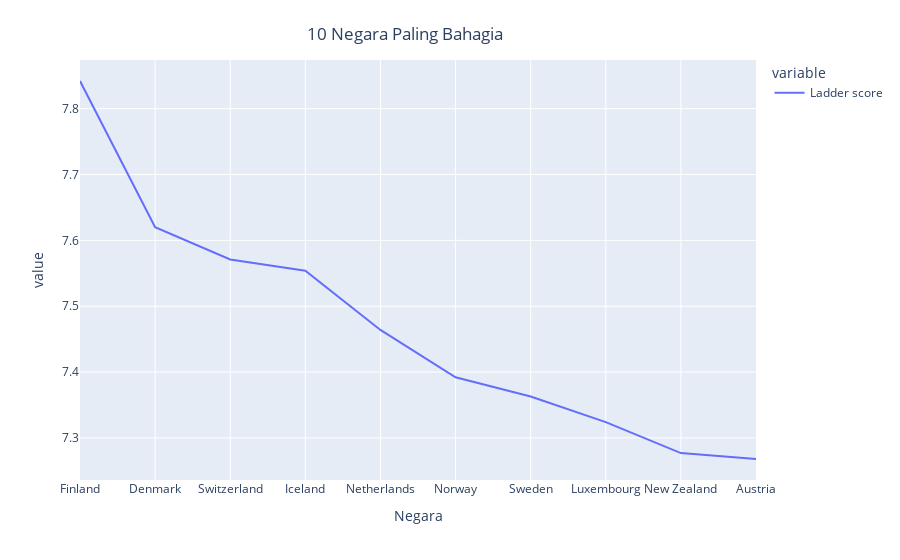

The cell this chart's notebook holds for it:
### Code cell
figbahagia = px.line(top_10)
figbahagia.update_layout(
    title={
        'text': "10 Negara Paling Bahagia",
        'y':0.95,
        'x':0.45,
        'xanchor': 'center',
        'yanchor': 'top'},
    xaxis_title="Negara")

### Figure 1 — Plotly figure (JSON) as saved in the notebook; plotly's stock layout.template omitted (floating-point values rounded to 4 significant figures)
{"data": [{"hovertemplate": "variable=Ladder score<br>country=%{x}<br>value=%{y}<extra></extra>", "legendgroup": "Ladder score", "line": {"color": "#636efa", "dash": "solid"}, "mode": "lines", "name": "Ladder score", "orientation": "v", "showlegend": true, "type": "scatter", "x": ["Finland", "Denmark", "Switzerland", "Iceland", "Netherlands", "Norway", "Sweden", "Luxembourg", "New Zealand", "Austria"], "xaxis": "x", "y": [7.842, 7.62, 7.571, 7.554, 7.464, 7.392, 7.363, 7.324, 7.277, 7.268], "yaxis": "y"}], "layout": {"legend": {"title": {"text": "variable"}, "tracegroupgap": 0}, "margin": {"t": 60}, "title": {"text": "10 Negara Paling Bahagia", "x": 0.45, "xanchor": "center", "y": 0.95, "yanchor": "top"}, "xaxis": {"anchor": "y", "domain": [0, 1], "title": {"text": "Negara"}}, "yaxis": {"anchor": "x", "domain": [0, 1], "title": {"text": "value"}}}}
